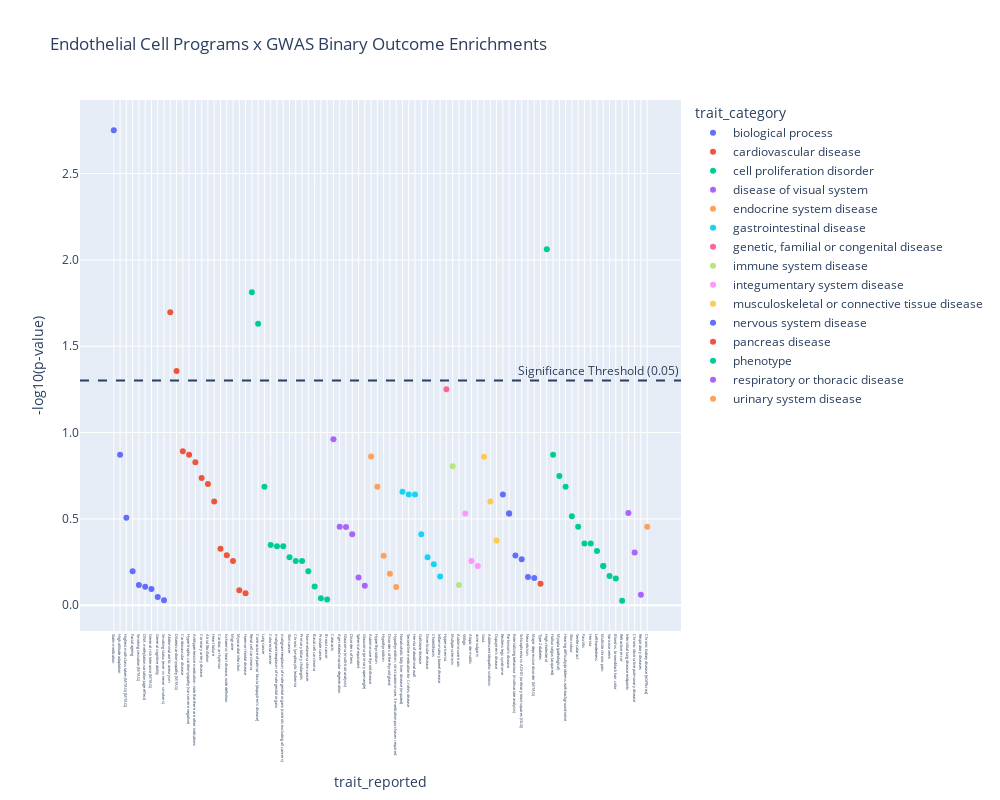
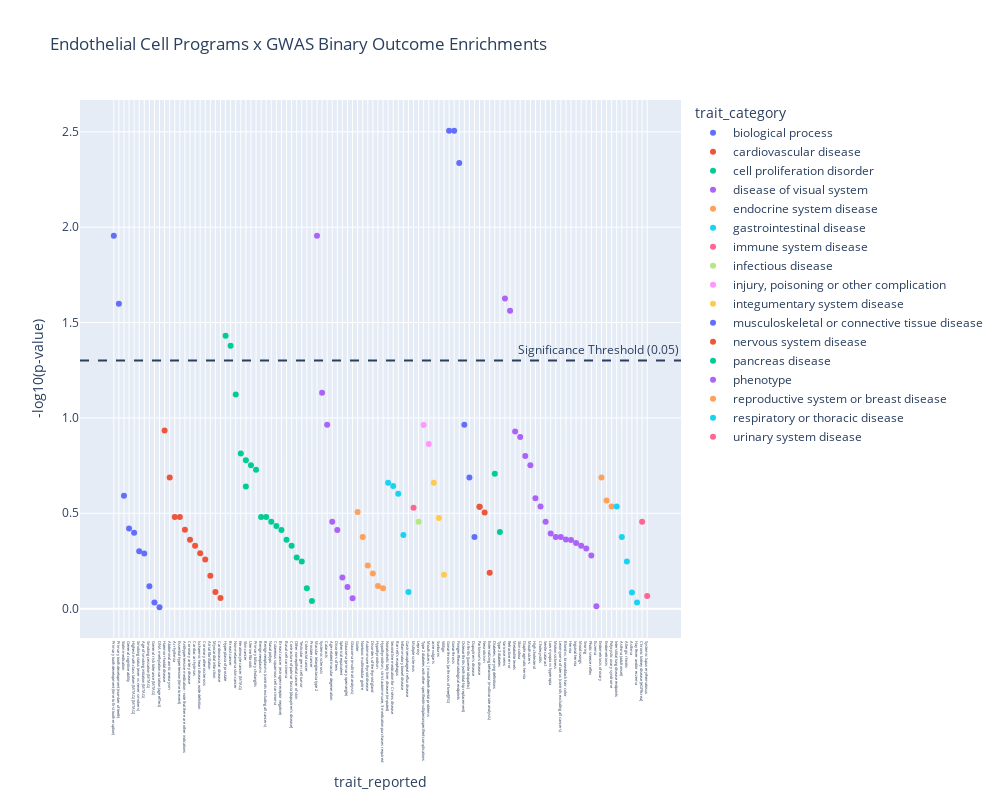

Notebook cell for these charts, in order:
### Markdown cell above
## Plot Binary GWAS Outcomes

### Code cell
plot_interactive_phewas(data=data,
                        title="Endothelial Cell Programs x GWAS Binary Outcome Enrichments",
                       query_string="trait_category != 'measurement'")
